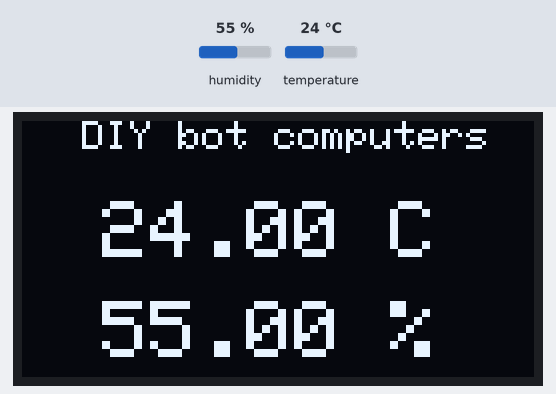
Bench run of a sketch on a simulated Arduino Uno, built with avr-gcc and run on an emulated ATmega328P. Parts: 128×64 one-colour display. The inputs (shaded band) are chosen by the test bench; at power-on: humidity 55 %, temperature 24 °C.

Above: at 2.9 s.
3.0 s: humidity set to 22 %
At 5.1 s:
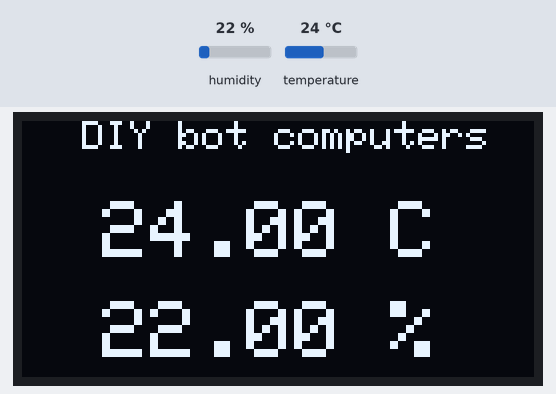
5.9 s: temperature set to 12 °C
At 7.0 s:
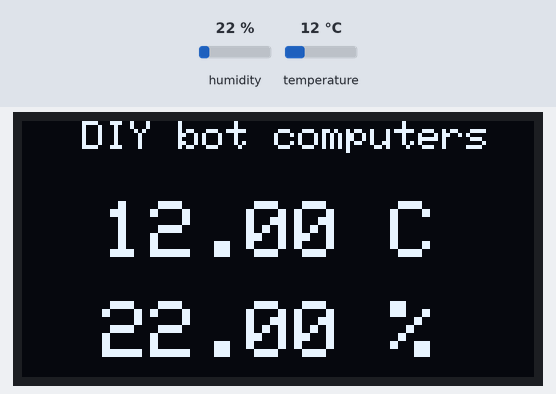
8.7 s: humidity set to 40 %
At 11.9 s:
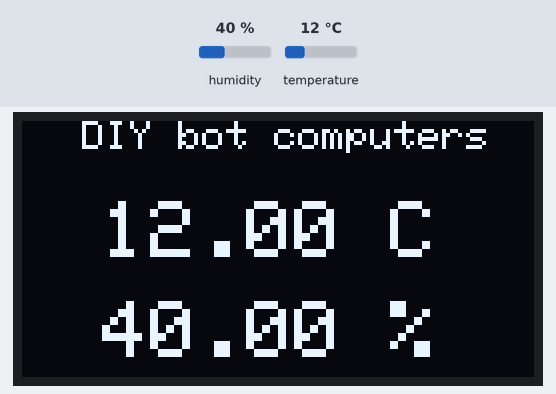
12.2 s: temperature set to 19 °C
At 13.9 s:
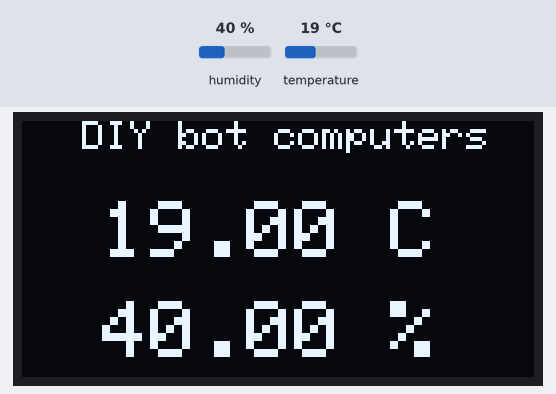
Timing chart, 0 to 15.4 s (numbered marks = the images above; inputs shaded):
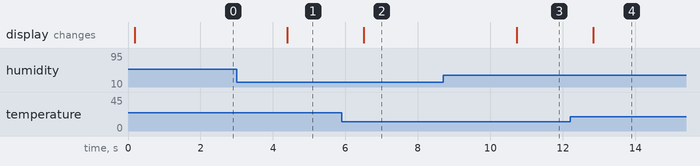

The sketch:

1.3-oled-temp-project.ino
```cpp
// my channel https://www.youtube.com/channel/UCu3tB56Iho4kh9OmMYL498Q


#include <Wire.h>        //i2c library
#include <Adafruit_GFX.h>     //display library
#include <Adafruit_SH1106.h>  //display library

#include <DHT.h>   //DHT library
#define Type DHT11 //type DHT sensor you can also use the DHT with #define Type DHT22

#define OLED_RESET -1
Adafruit_SH1106 display(OLED_RESET);

const int senspin = 2; //sensor pin

DHT HT (senspin,Type);

float humidity;
float temperatureC;

void setup() {

  HT.begin(); //DHT sensor begin

  display.begin(SH1106_SWITCHCAPVCC, 0x3C); //display setup
  display.clearDisplay();
  display.setTextColor(WHITE);
  display.clearDisplay();
}

void loop() {

humidity=HT.readHumidity();
temperatureC=HT.readTemperature();

  display.setCursor(15,0);
  display.setTextSize(1);
  display.print("DIY bot computers");

  display.setTextSize(2);
  display.setCursor(20,20);
  display.print(temperatureC);
  display.print(" C");

  display.setCursor(20,45);
  display.setTextSize(2);
  display.print(humidity);
  display.print(" %");

  delay(100);
  display.display();
  display.clearDisplay();
}
```

Measured:
- after the input at 3.0 s, the display: changes after 1.4 s (image 1)
- after the input at 5.9 s, the display: changes after 0.61 s (image 2)
- after the input at 8.7 s, the display: changes after 2.0 s (image 3)
- after the input at 12.2 s, the display: changes after 0.63 s (image 4)
